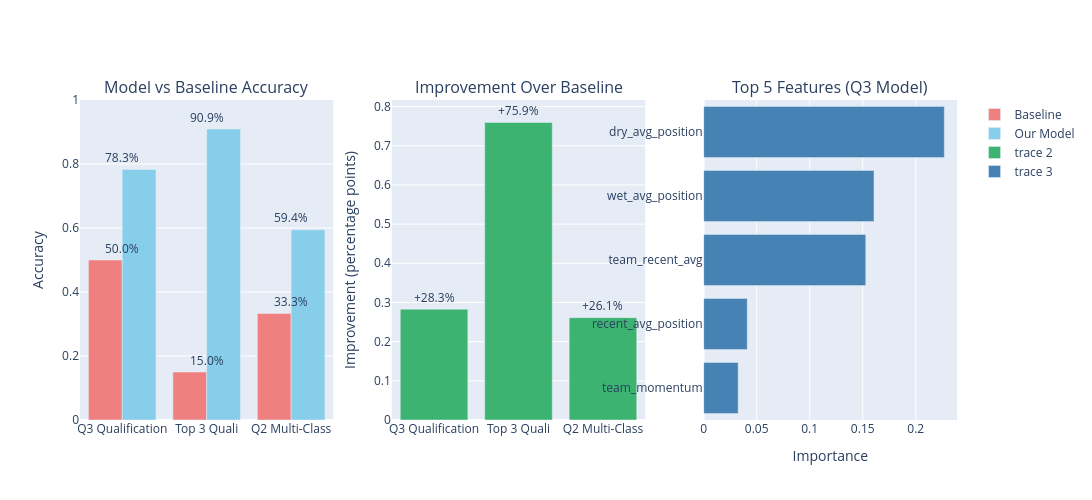

This figure's notebook cell:
### Markdown cell above
### 7.1 Model Performance Comparison

### Code cell
import plotly.graph_objs as go
from plotly.subplots import make_subplots


models = ['Q3 Qualification', 'Top 3 Quali', 'Q2 Multi-Class']
accuracies = [
    results_q3['metrics']['accuracy'],
    results_top3['metrics']['accuracy'],
    results_q2['metrics']['accuracy']
]
baselines = [0.50, 0.15, 0.333]
improvements = [a - b for a, b in zip(accuracies, baselines)]

# Top 5 Q3 features
top5_q3 = results_q3['importance'].head(5)

# Subplots layout
fig = make_subplots(
    rows=1, cols=3,
    subplot_titles=[
        "Model vs Baseline Accuracy",
        "Improvement Over Baseline",
        "Top 5 Features (Q3 Model)"
    ]
)

# -------------------------------
# 1. Accuracy comparison
# -------------------------------
x = np.arange(len(models))

fig.add_trace(
    go.Bar(
        x=models,
        y=baselines,
        name="Baseline",
        marker_color="lightcoral"
    ),
    row=1, col=1
)

fig.add_trace(
    go.Bar(
        x=models,
        y=accuracies,
        name="Our Model",
        marker_color="skyblue"
    ),
    row=1, col=1
)

# Add annotations
for model, b, a in zip(models, baselines, accuracies):
    fig.add_annotation(
        x=model,
        y=b,
        text=f"{b:.1%}",
        yshift=12,
        showarrow=False,
        row=1, col=1
    )
    fig.add_annotation(
        x=model,
        y=a,
        text=f"{a:.1%}",
        yshift=12,
        showarrow=False,
        row=1, col=1
    )

fig.update_yaxes(range=[0, 1], row=1, col=1, title="Accuracy")

# -------------------------------
# 2. Improvement
# -------------------------------
fig.add_trace(
    go.Bar(
        x=models,
        y=improvements,
        marker_color="mediumseagreen"
    ),
    row=1, col=2
)

for model, imp in zip(models, improvements):
    fig.add_annotation(
        x=model,
        y=imp,
        text=f"+{imp:.1%}",
        yshift=12,
        showarrow=False,
        row=1, col=2
    )

fig.update_yaxes(title="Improvement (percentage points)", row=1, col=2)

# -------------------------------
# 3. Feature importance (horizontal)
# -------------------------------
fig.add_trace(
    go.Bar(
        x=top5_q3['importance'],
        y=top5_q3['feature'],
        orientation='h',
        marker_color="steelblue"
    ),
    row=1, col=3
)

fig.update_yaxes(autorange="reversed", row=1, col=3)
fig.update_xaxes(title="Importance", row=1, col=3)

# -------------------------------
# Layout
# -------------------------------
fig.update_layout(
    height=500,
    width=1500,
    barmode='group',
    showlegend=True,
)

fig.show()

### Figure 1 — Plotly figure (JSON) as saved in the notebook; plotly's stock layout.template omitted (floating-point values rounded to 4 significant figures)
{"data": [{"marker": {"color": "lightcoral"}, "name": "Baseline", "type": "bar", "x": ["Q3 Qualification", "Top 3 Quali", "Q2 Multi-Class"], "xaxis": "x", "y": [0.5, 0.15, 0.333], "yaxis": "y"}, {"marker": {"color": "skyblue"}, "name": "Our Model", "type": "bar", "x": ["Q3 Qualification", "Top 3 Quali", "Q2 Multi-Class"], "xaxis": "x", "y": [0.7828, 0.9093, 0.5943], "yaxis": "y"}, {"marker": {"color": "mediumseagreen"}, "type": "bar", "x": ["Q3 Qualification", "Top 3 Quali", "Q2 Multi-Class"], "xaxis": "x2", "y": [0.2828, 0.7593, 0.2613], "yaxis": "y2"}, {"marker": {"color": "steelblue"}, "orientation": "h", "type": "bar", "x": [0.227, 0.1606, 0.1529, 0.04112, 0.03255], "xaxis": "x3", "y": ["dry_avg_position", "wet_avg_position", "team_recent_avg", "recent_avg_position", "team_momentum"], "yaxis": "y3"}], "layout": {"annotations": [{"font": {"size": 16}, "showarrow": false, "text": "Model vs Baseline Accuracy", "x": 0.1444, "xanchor": "center", "xref": "paper", "y": 1, "yanchor": "bottom", "yref": "paper"}, {"font": {"size": 16}, "showarrow": false, "text": "Improvement Over Baseline", "x": 0.5, "xanchor": "center", "xref": "paper", "y": 1, "yanchor": "bottom", "yref": "paper"}, {"font": {"size": 16}, "showarrow": false, "text": "Top 5 Features (Q3 Model)", "x": 0.8556, "xanchor": "center", "xref": "paper", "y": 1, "yanchor": "bottom", "yref": "paper"}, {"showarrow": false, "text": "50.0%", "x": "Q3 Qualification", "xref": "x", "y": 0.5, "yref": "y", "yshift": 12}, {"showarrow": false, "text": "78.3%", "x": "Q3 Qualification", "xref": "x", "y": 0.7828, "yref": "y", "yshift": 12}, {"showarrow": false, "text": "15.0%", "x": "Top 3 Quali", "xref": "x", "y": 0.15, "yref": "y", "yshift": 12}, {"showarrow": false, "text": "90.9%", "x": "Top 3 Quali", "xref": "x", "y": 0.9093, "yref": "y", "yshift": 12}, {"showarrow": false, "text": "33.3%", "x": "Q2 Multi-Class", "xref": "x", "y": 0.333, "yref": "y", "yshift": 12}, {"showarrow": false, "text": "59.4%", "x": "Q2 Multi-Class", "xref": "x", "y": 0.5943, "yref": "y", "yshift": 12}, {"showarrow": false, "text": "+28.3%", "x": "Q3 Qualification", "xref": "x2", "y": 0.2828, "yref": "y2", "yshift": 12}, {"showarrow": false, "text": "+75.9%", "x": "Top 3 Quali", "xref": "x2", "y": 0.7593, "yref": "y2", "yshift": 12}, {"showarrow": false, "text": "+26.1%", "x": "Q2 Multi-Class", "xref": "x2", "y": 0.2613, "yref": "y2", "yshift": 12}], "barmode": "group", "height": 500, "showlegend": true, "width": 1500, "xaxis": {"anchor": "y", "domain": [0, 0.2889]}, "xaxis2": {"anchor": "y2", "domain": [0.3556, 0.6444]}, "xaxis3": {"anchor": "y3", "domain": [0.7111, 1], "title": {"text": "Importance"}}, "yaxis": {"anchor": "x", "domain": [0, 1], "range": [0, 1], "title": {"text": "Accuracy"}}, "yaxis2": {"anchor": "x2", "domain": [0, 1], "title": {"text": "Improvement (percentage points)"}}, "yaxis3": {"anchor": "x3", "autorange": "reversed", "domain": [0, 1]}}}
